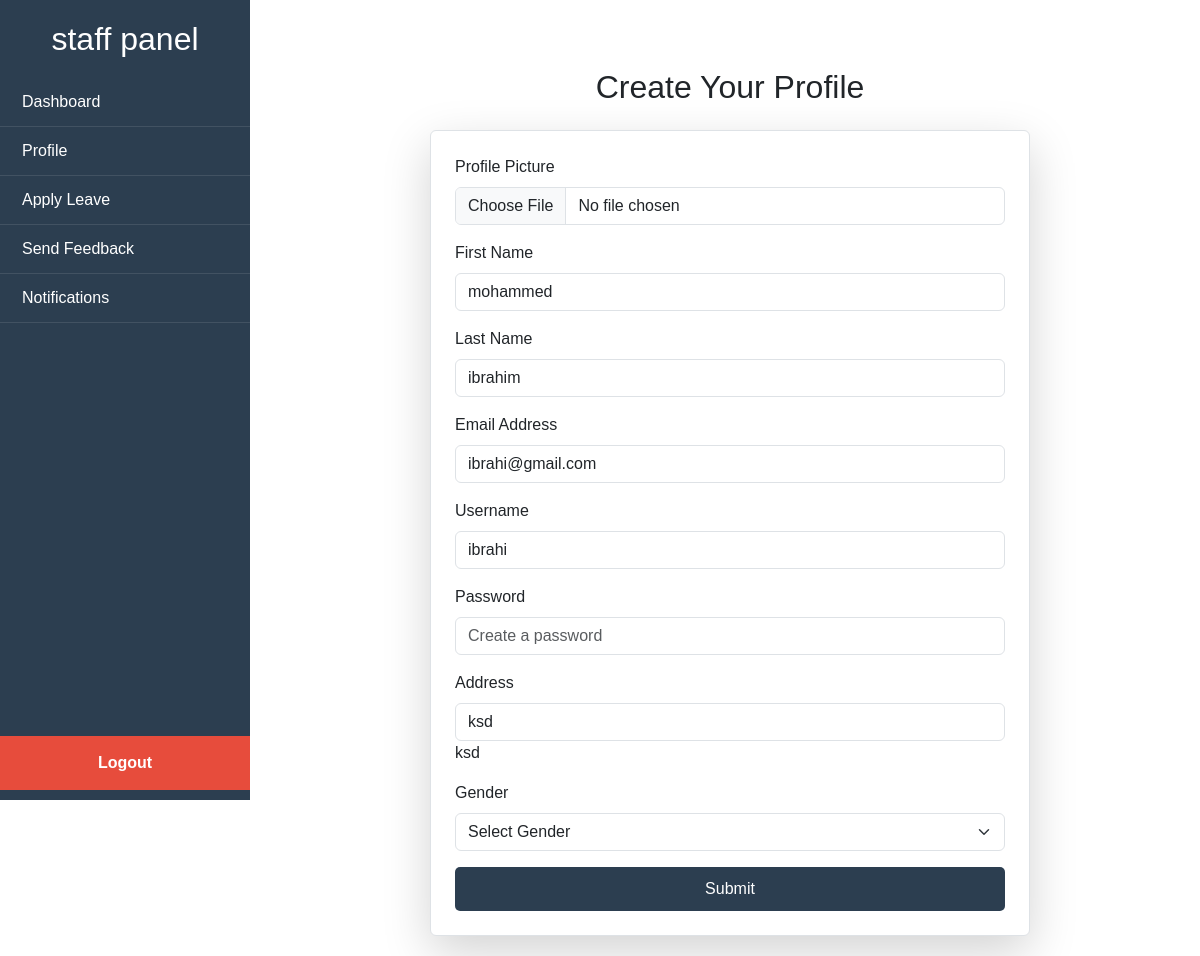
Page /editstaff_page/1 on the committed database.
### myapp/models.py (models this page shows, shortened)
class Staff(models.Model):
    admin = models.OneToOneField(CustomUser, on_delete=models.CASCADE)
    address= models.TextField(max_length=150)
    gender = models.CharField(max_length=150)
    created_at = models.DateTimeField(auto_now_add=True)
    updated_at = models.DateTimeField(auto_now=True)

class CustomUser(AbstractUser):
   USER = (
       (1, 'HOD'),
       (2, 'STAFF')
   )
   user_type = models.CharField(choices=USER, max_length=50, default=1)
   profile_pic = models.ImageField(upload_to='media/profile_pic')

### myapp/views.py (the view)
# urls.py: path('editstaff_page/<str:id>',views.editstaff_page,name='editstaff_page'),
def editstaff_page(request,id):
    staff = Staff.objects.get(id=id)
    context = {
        'staff': staff,
    }
    return render(request,'editstaff.html',context)

### templates/editstaff.html (shortened to what this page needs)
{% extends 'dashboard.html' %}
{% block content %}
<link href="https://cdn.jsdelivr.net/npm/bootstrap@5.3.0/dist/css/bootstrap.min.css" rel="stylesheet">
<div class="container mt-5">
    <h2 class="text-center mb-4">Create Your Profile</h2>
    <form action="{% url 'updatestaff_page' %}" method="post" enctype="multipart/form-data" class="p-4 border rounded shadow-lg">
        <div class="mb-3">
            <label for="profile-pic" class="form-label">Profile Picture</label>
            <input type="file" class="form-control" id="profile-pic" name="profile_pic"  >
        </div>
        <div class="mb-3">
            <label for="first-name" class="form-label">First Name</label>
            <input type="text" class="form-control" id="first-name" name="first_name" value="{{staff.admin.first_name}}" placeholder="Enter your first name" required>
        </div>
        <div class="mb-3">
            <label for="last-name" class="form-label">Last Name</label>
            <input type="text" class="form-control" id="last-name" name="last_name" value="{{staff.admin.last_name}}" placeholder="Enter your last name" required>
        </div>
        <div class="mb-3">
            <label for="email" class="form-label">Email Address</label>
            <input type="email" class="form-control" id="email" name="email" value="{{staff.admin.email}}" placeholder="Enter your email" required>
        </div>
        <div class="mb-3">
            <label for="username" class="form-label">Username</label>
            <input type="text" class="form-control" id="username" name="username" value="{{staff.admin.username}}"  placeholder="Choose a username" required>
        </div>
        <div class="mb-3">
            <label for="password" class="form-label">Password</label>
            <input type="password" class="form-control" id="password" name="password" placeholder="Create a password" required>
        </div>
        <div class="mb-3">
            <label for="address" class="form-label">Address</label>
            <input type="text" class="form-control" id="address" name="address" value="{{staff.address}}" placeholder="add address" required>{{staff.address}}
        </div>
        <div class="mb-3">
            <label for="gender" class="form-label">Gender</label>
            <select class="form-select" id="gender" name="gender" required>
                <option value="">Select Gender</option>
            </select>
        </div>
        <button type="submit" class="btn btn-primary w-100">Submit</button>
    </form>
</div>
{% endblock %}

### templates/dashboard.html (style rules this page uses)
* { margin: 0; padding: 0; box-sizing: border-box; font-family: Arial, sans-serif; }
body { display: flex; }
h2 { margin-bottom: 20px; color: #2C3E50; text-align: center; }
form { background: white; padding: 20px; border-radius: 8px; box-shadow: 0 0 10px rgba(0, 0, 0, 0.1); max-width: 600px; margin: 0 auto; }
button.btn { width: 100%; padding: 10px; background: #2C3E50; color: white; border: none; border-radius: 5px; font-size: 16px; cursor: pointer; }

### rows in the picture
Staff: first_name "mohammed", last_name "ibrahim", email "ibrahi@gmail.com", username "ibrahi", address "ksd"
